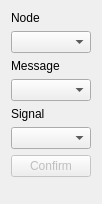
<?xml version="1.0" encoding="UTF-8"?>
<ui version="4.0">
 <class>SignalSelector</class>
 <widget class="QWidget" name="SignalSelector">
  <property name="geometry">
   <rect>
    <x>0</x>
    <y>0</y>
    <width>98</width>
    <height>204</height>
   </rect>
  </property>
  <layout class="QFormLayout" name="layout">
   <property name="rowWrapPolicy">
    <enum>QFormLayout::WrapAllRows</enum>
   </property>
   <item row="0" column="0">
    <widget class="QLabel" name="cbNodes_label">
     <property name="text">
      <string>Node</string>
     </property>
     <property name="buddy">
      <cstring>cbNodes</cstring>
     </property>
    </widget>
   </item>
   <item row="0" column="1">
    <widget class="QComboBox" name="cbNodes"/>
   </item>
   <item row="1" column="0">
    <widget class="QLabel" name="cbMessages_label">
     <property name="text">
      <string>Message</string>
     </property>
     <property name="buddy">
      <cstring>cbMessages</cstring>
     </property>
    </widget>
   </item>
   <item row="1" column="1">
    <widget class="QComboBox" name="cbMessages"/>
   </item>
   <item row="2" column="0">
    <widget class="QLabel" name="cbSignals_label">
     <property name="text">
      <string>Signal</string>
     </property>
     <property name="buddy">
      <cstring>cbSignals</cstring>
     </property>
    </widget>
   </item>
   <item row="2" column="1">
    <widget class="QComboBox" name="cbSignals"/>
   </item>
   <item row="3" column="1">
    <widget class="QPushButton" name="confirmButton">
     <property name="enabled">
      <bool>false</bool>
     </property>
     <property name="text">
      <string>Confirm</string>
     </property>
    </widget>
   </item>
  </layout>
 </widget>
 <resources/>
 <connections/>
</ui>
